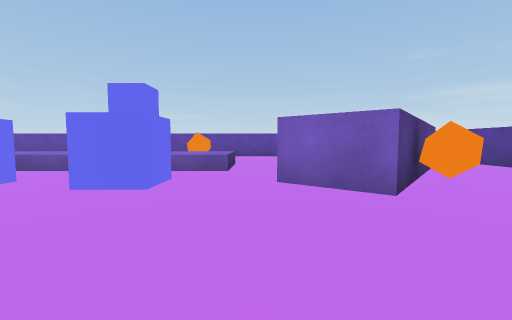
View 1 (above)

15 first-person views from a walk through a 3-D level made in the Unity game engine. The camera is 0.62 m above the floor, tilts 4° down and sees 90° across. The floor is counted in squares, 1 m on a side. Each view is taken from the middle of a square. On the plan, view 1 faces up. The plan holds only what a view shows up to about 9 squares ahead; the rest is blank. The player character is not drawn.

View 2
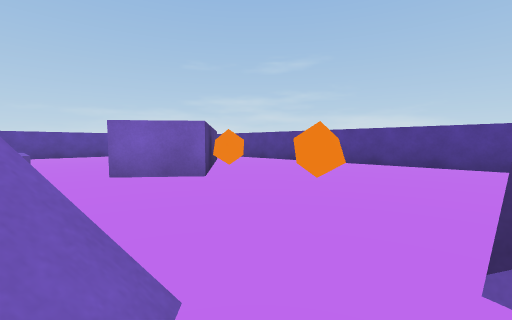

View 3
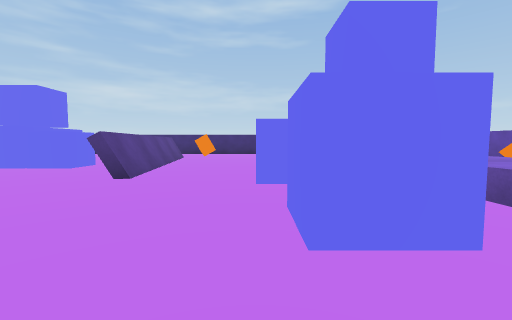

View 4
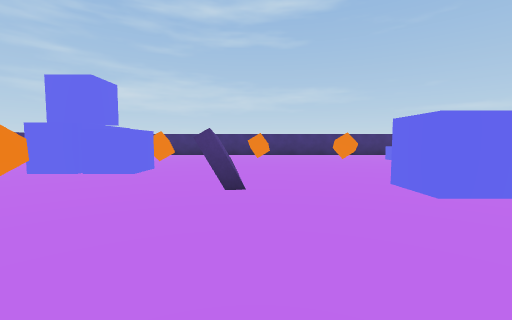

View 5
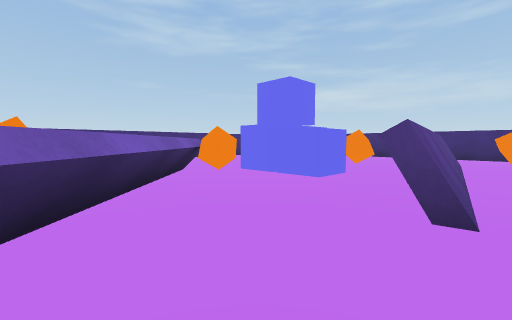

View 6
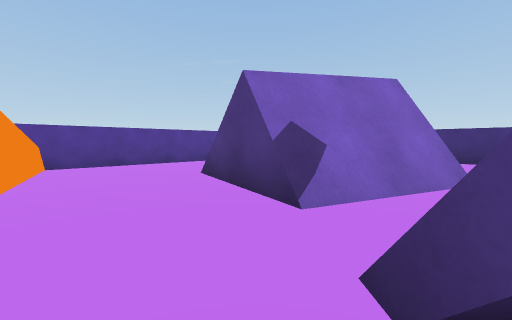

View 7
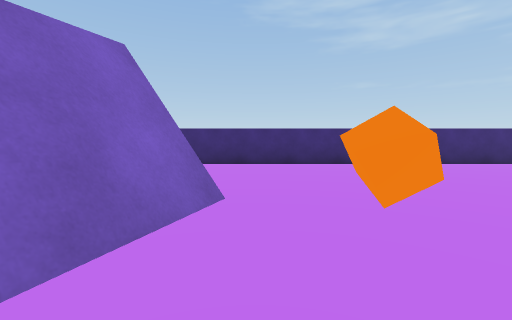

View 8
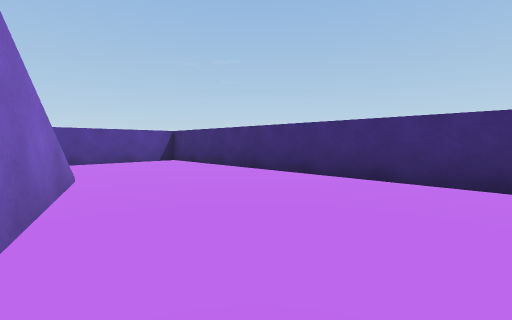

View 9
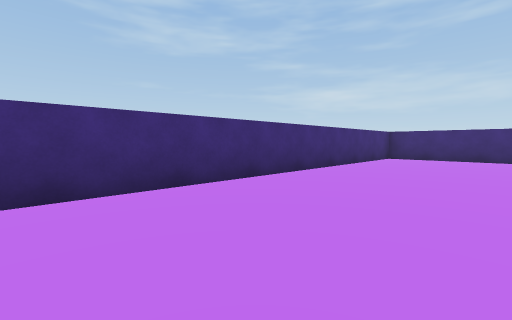

View 10
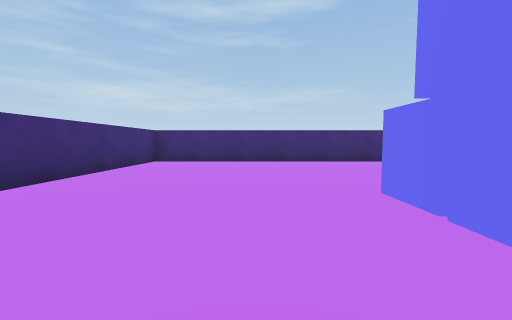

View 11
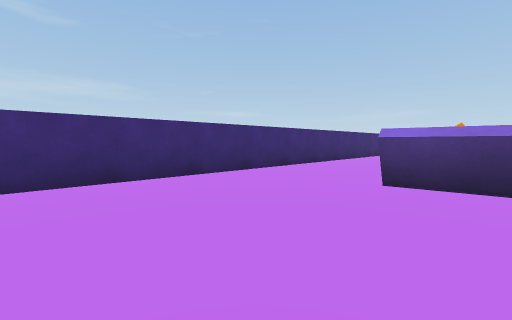

View 12
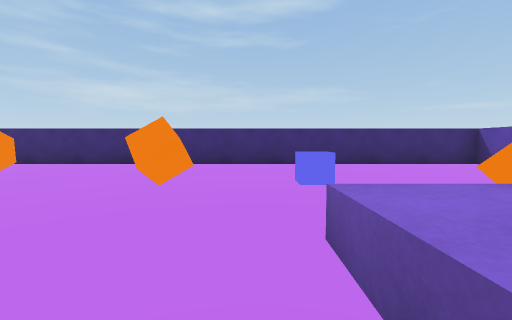

View 13
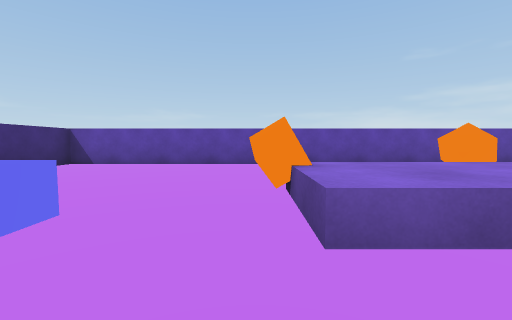

View 14
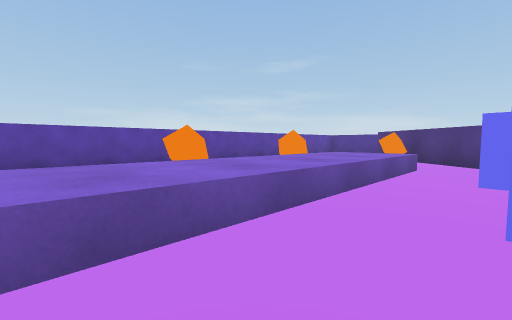

View 15
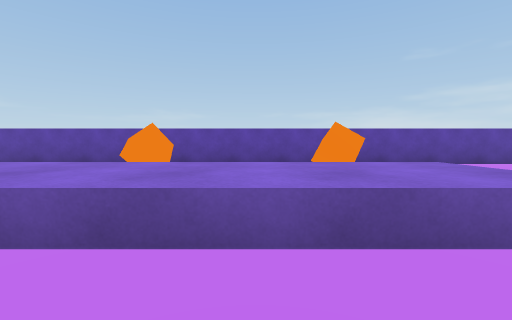

### Floor plan
Key: @ floor where view 1 was taken; # wall or solid block; . floor; / step, stairs or slope; = window, fence, low wall or low ledge; ^ raised ledge; v drop or lower ground; C blue cube; O other object.
Columns run from 14 left of view 1 to 6 right of it. Each row starts with its distance up from view 1.
 11 ###################
 10 #......       ..
  9 #......       ..
  8 #......  O  O ..
  7 #......O^^^^^^.O #  #
  6 #...C..^^^^^^^..###.#
  5 #..............###..#
  4 #....O...CC.C..##O..#
  3 #........CC.....#...#
  2 #...................#
  1 #...O....=......O...#
  0 #...######...O@.....#
 -1 #...........O..#....#
 -2 #.....OCC..O..#v//..#
 -3 #.....CCCOO.O.#/   .#
 -4 #........O....##/   #
 -5 #...............#/..#
 -6 #...................#
 -7 #...................#
 -8 #...................#
 -9 #####################

Positions as (right, up) in squares from view 1, and headings:
1: (0, 0), facing up
2: (-1, -1), facing up-right
3: (0, 3), facing left
4: (-1, 1), facing left
5: (-2, 1), facing down-left
6: (-1, 1), facing down-right
7: (-1, -1), facing down
8: (-2, -4), facing down-right
9: (-3, -5), facing down-left
10: (-5, -5), facing left
11: (-9, -4), facing up-left
12: (-6, 5), facing left
13: (-8, 4), facing up
14: (-7, 4), facing up-right
15: (-3, 4), facing up
